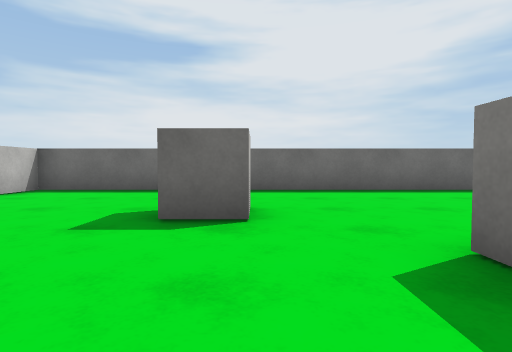
View 1 (above)

18 first-person views from a walk through a Unity game level. The camera is 0.62 m above the floor, tilts 2° down and sees 80° across. The floor is counted in squares, 1 m on a side. Each view is taken from the middle of a square. On the plan, view 1 faces up. The plan holds only what a view shows up to about 9 squares ahead; the rest is blank. The player character is not drawn. Surface patterns are stand-ins for the level's own textures.

View 2
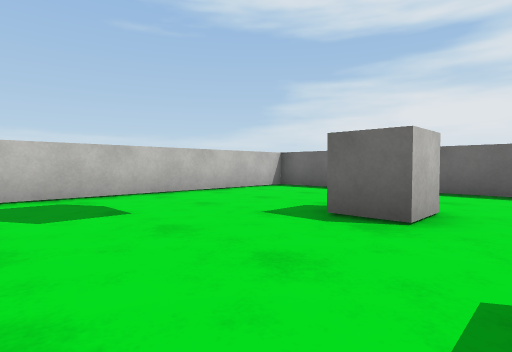

View 3
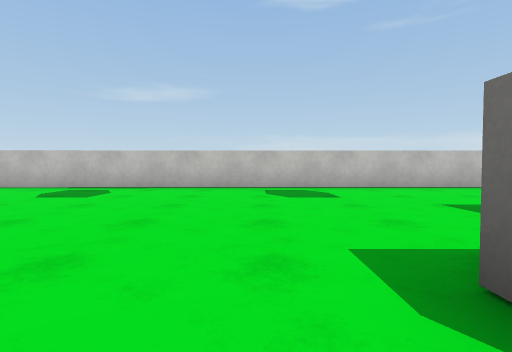

View 4
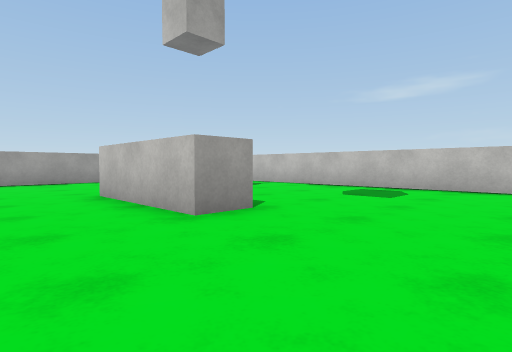

View 5
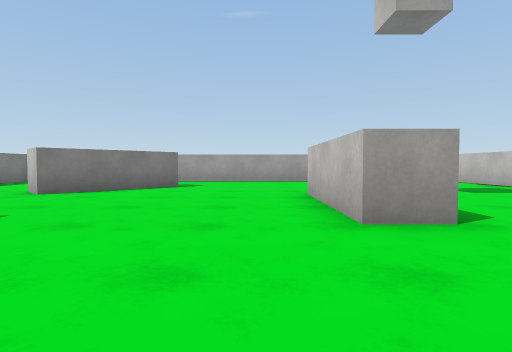

View 6
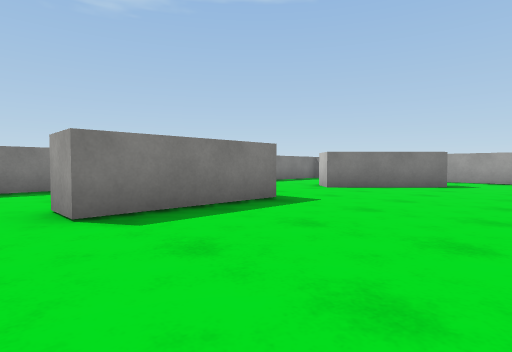

View 7
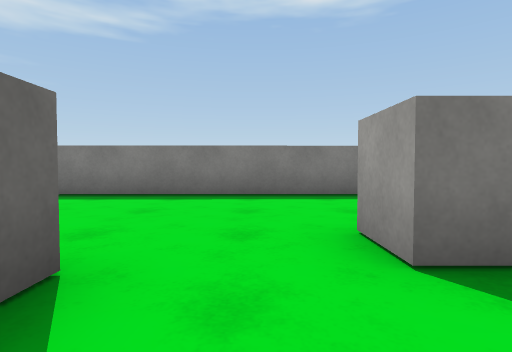

View 8
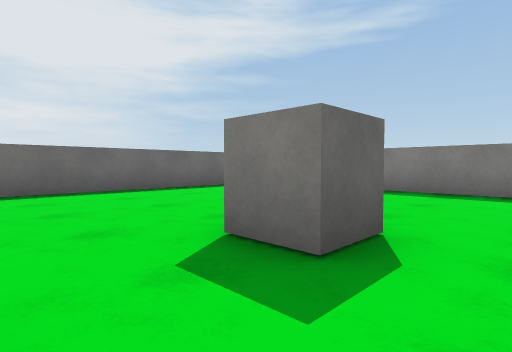

View 9
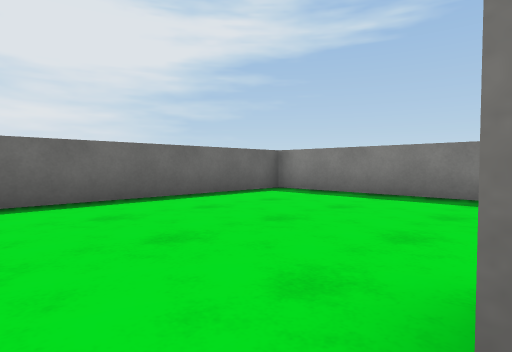

View 10
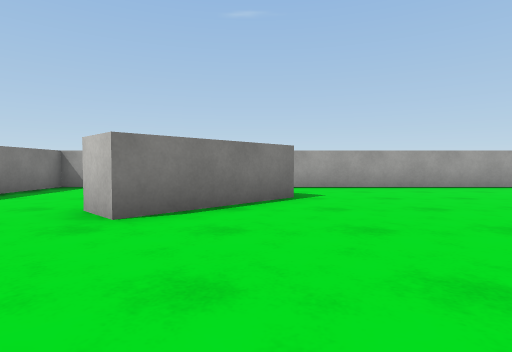

View 11
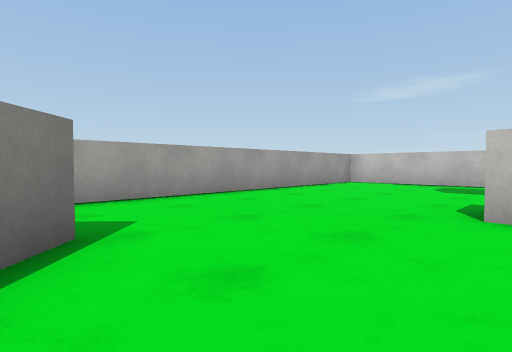

View 12
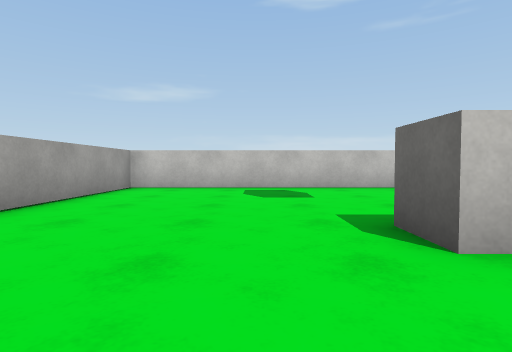

View 13
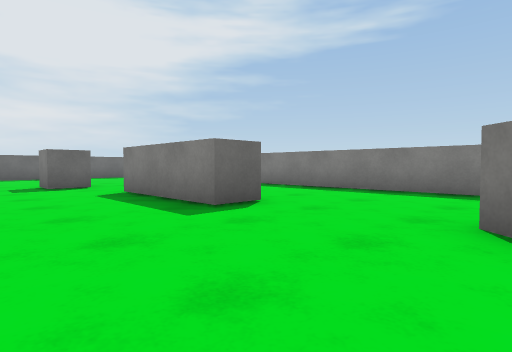

View 14
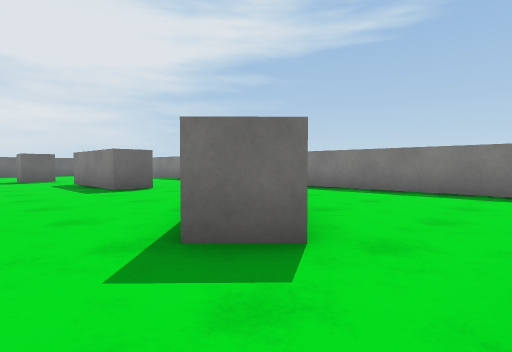

View 15
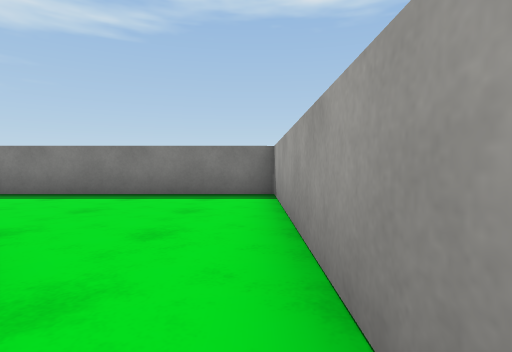

View 16
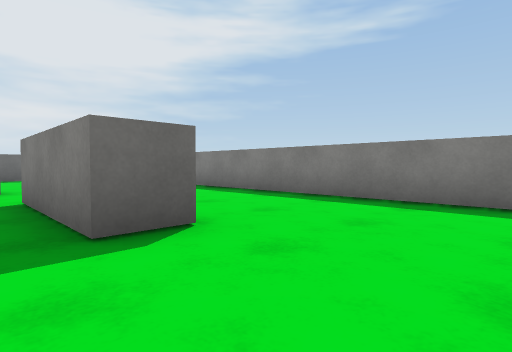

View 17
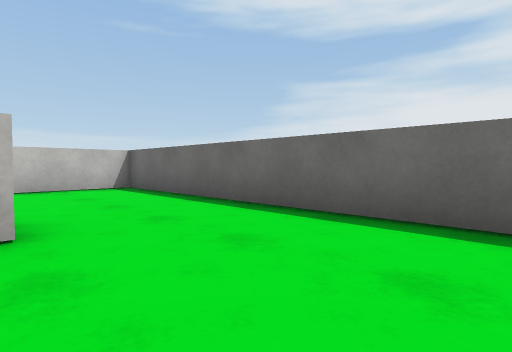

View 18
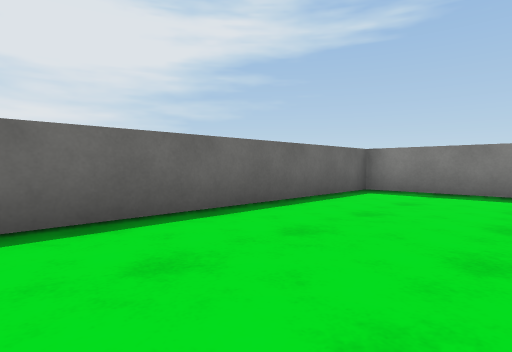

### Floor plan
Points are (right, up) in squares from view 1. A wall is a line through its corners. A room is listed if a view was taken in it or the views show most of it. See-through windows are left out.
Room 1 (views 1, 2, 3, 4, 5, 6, 7, 8, 9, 10, 11, 12, 13, 14, 15, 16, 17, 18)
walls: (-0.1, -4.2) (0.9, -4.2) (0.9, -7.6) (-0.1, -7.6); (6.9, -4.3) (5.8, -4.3) (5.8, -0.9) (6.9, -0.9); (5, -10.6) (4.3, -9.9) (6.6, -7.4) (7.4, -8.2); (10.3, 7.4) (-5.3, 7.4) (-5.2, -12.4) (10.4, -12.4) (10.3, 7.4)
objects: other object (-1, 4) to (0, 4); other object (2, 1) to (2, 2); other object (5, 1) to (5, 2)

Positions as (right, up) in squares from view 1, and headings:
1: (0, 0), facing up
2: (1, 0), facing up-left
3: (3, 0), facing left
4: (3, -1), facing down-left
5: (2, -1), facing down
6: (2, 0), facing down-right
7: (4, 0), facing right
8: (3, 0), facing up-right
9: (4, 2), facing up-right
10: (5, -4), facing down
11: (5, -7), facing down-left
12: (3, -9), facing left
13: (3, -8), facing up-right
14: (3, -12), facing up-right
15: (4, -12), facing right
16: (5, -7), facing up-right
17: (3, 4), facing up-left
18: (3, 4), facing up-right
